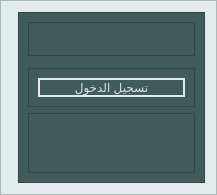
               <widget class="QFrame" name="LoginFrame_2">
                <property name="maximumSize">
                 <size>
                  <width>800</width>
                  <height>550</height>
                 </size>
                </property>
                <property name="styleSheet">
                 <string notr="true">background-color: rgb(226, 236, 237);</string>
                </property>
                <property name="frameShape">
                 <enum>QFrame::StyledPanel</enum>
                </property>
                <property name="frameShadow">
                 <enum>QFrame::Raised</enum>
                </property>
                <layout class="QGridLayout" name="gridLayout_9">
                 <item row="0" column="1">
                  <widget class="QFrame" name="frame_17">
                   <property name="styleSheet">
                    <string notr="true">background-color: rgb(226, 236, 237);</string>
                   </property>
                   <property name="frameShape">
                    <enum>QFrame::StyledPanel</enum>
                   </property>
                   <property name="frameShadow">
                    <enum>QFrame::Raised</enum>
                   </property>
                   <widget class="QLabel" name="label_8">
                    <property name="geometry">
                     <rect>
                      <x>-30</x>
                      <y>0</y>
                      <width>401</width>
                      <height>521</height>
                     </rect>
                    </property>
                    <property name="text">
                     <string/>
                    </property>
                    <property name="pixmap">
                     <pixmap>assets/images/Design_sans_titre-removebg-preview.png</pixmap>
                    </property>
                    <property name="scaledContents">
                     <bool>true</bool>
                    </property>
                   </widget>
                   <widget class="QPushButton" name="SignupButton">
                    <property name="geometry">
                     <rect>
                      <x>80</x>
                      <y>410</y>
                      <width>221</width>
                      <height>40</height>
                     </rect>
                    </property>
                    <property name="maximumSize">
                     <size>
                      <width>16777215</width>
                      <height>40</height>
                     </size>
                    </property>
                    <property name="styleSheet">
                     <string notr="true">QPushButton{
	border-radius:10px;
	color: rgb(255, 255, 255);
	background-color: rgb(64, 91, 90);
	font: 10pt &quot;Imprint MT Shadow&quot;;
}

QPushButton:hover{
	border-radius:10px;
	background-color: rgb(91, 129, 127);
	font: 13pt &quot;Imprint MT Shadow&quot;;
}</string>
                    </property>
                    <property name="text">
                     <string>فتح حساب</string>
                    </property>
                    <property name="shortcut">
                     <string>Return</string>
                    </property>
                   </widget>
                   <widget class="QLabel" name="label_9">
                    <property name="geometry">
                     <rect>
                      <x>110</x>
                      <y>70</y>
                      <width>141</width>
                      <height>40</height>
                     </rect>
                    </property>
                    <property name="maximumSize">
                     <size>
                      <width>16777215</width>
                      <height>40</height>
                     </size>
                    </property>
                    <property name="styleSheet">
                     <string notr="true">font: 18pt &quot;Algerian&quot;;
color: rgb(64, 91, 90);</string>
                    </property>
                    <property name="text">
                     <string>فتح حساب</string>
                    </property>
                   </widget>
                   <widget class="QFrame" name="frame_22">
                    <property name="geometry">
                     <rect>
                      <x>20</x>
                      <y>180</y>
                      <width>330</width>
                      <height>45</height>
                     </rect>
                    </property>
                    <property name="minimumSize">
                     <size>
                      <width>330</width>
                      <height>45</height>
                     </size>
                    </property>
                    <property name="maximumSize">
                     <size>
                      <width>16777215</width>
                      <height>45</height>
                     </size>
                    </property>
                    <property name="styleSheet">
                     <string notr="true">border-radius: 15px;
border:2px solid #c6c6c6;
background-color: rgb(227, 227, 227);
</string>
                    </property>
                    <property name="frameShape">
                     <enum>QFrame::StyledPanel</enum>
                    </property>
                    <property name="frameShadow">
                     <enum>QFrame::Raised</enum>
                    </property>
                    <layout class="QGridLayout" name="gridLayout_37">
                     <item row="0" column="1">
                      <widget class="QLineEdit" name="UserNameLineEdit2">
                       <property name="styleSheet">
                        <string notr="true">border:non;</string>
                       </property>
                       <property name="placeholderText">
                        <string>  اسم المستخدم</string>
                       </property>
                       <property name="clearButtonEnabled">
                        <bool>true</bool>
                       </property>
                      </widget>
                     </item>
                     <item row="0" column="2">
                      <widget class="QToolButton" name="toolButton_8">
                       <property name="minimumSize">
                        <size>
                         <width>30</width>
                         <height>17</height>
                        </size>
                       </property>
                       <property name="styleSheet">
                        <string notr="true">border:none;</string>
                       </property>
                       <property name="text">
                        <string>...</string>
                       </property>
                       <property name="icon">
                        <iconset>
                         <normaloff>assets/Icons/Green/user (3).png</normaloff>assets/Icons/Green/user (3).png</iconset>
                       </property>
                      </widget>
                     </item>
                    </layout>
                   </widget>
                   <widget class="QFrame" name="frame_40">
                    <property name="geometry">
                     <rect>
                      <x>20</x>
                      <y>230</y>
                      <width>330</width>
                      <height>45</height>
                     </rect>
                    </property>
                    <property name="minimumSize">
                     <size>
                      <width>330</width>
                      <height>45</height>
                     </size>
                    </property>
                    <property name="maximumSize">
                     <size>
                      <width>16777215</width>
                      <height>45</height>
                     </size>
                    </property>
                    <property name="styleSheet">
                     <string notr="true">border-radius: 15px;
border:2px solid #c6c6c6;
background-color: rgb(227, 227, 227);
</string>
                    </property>
                    <property name="frameShape">
                     <enum>QFrame::StyledPanel</enum>
                    </property>
                    <property name="frameShadow">
                     <enum>QFrame::Raised</enum>
                    </property>
                    <layout class="QGridLayout" name="gridLayout_38">
                     <item row="0" column="1">
                      <widget class="QLineEdit" name="PasswordLineEdit2">
                       <property name="styleSheet">
                        <string notr="true">border:non;</string>
                       </property>
                       <property name="echoMode">
                        <enum>QLineEdit::Password</enum>
                       </property>
                       <property name="placeholderText">
                        <string>  كلمة السر</string>
                       </property>
                       <property name="clearButtonEnabled">
                        <bool>true</bool>
                       </property>
                      </widget>
                     </item>
                     <item row="0" column="2">
                      <widget class="QToolButton" name="toolButton_19">
                       <property name="minimumSize">
                        <size>
                         <width>30</width>
                         <height>17</height>
                        </size>
                       </property>
                       <property name="styleSheet">
                        <string notr="true">border:none;</string>
                       </property>
                       <property name="text">
                        <string>...</string>
                       </property>
                       <property name="icon">
                        <iconset>
                         <normaloff>assets/Icons/Green/lock (3).png</normaloff>assets/Icons/Green/lock (3).png</iconset>
                       </property>
                      </widget>
                     </item>
                    </layout>
                   </widget>
                   <widget class="QFrame" name="frame_41">
                    <property name="geometry">
                     <rect>
                      <x>20</x>
                      <y>280</y>
                      <width>330</width>
                      <height>45</height>
                     </rect>
                    </property>
                    <property name="minimumSize">
                     <size>
                      <width>330</width>
                      <height>45</height>
                     </size>
                    </property>
                    <property name="maximumSize">
                     <size>
                      <width>16777215</width>
                      <height>45</height>
                     </size>
                    </property>
                    <property name="styleSheet">
                     <string notr="true">border-radius: 15px;
border:2px solid #c6c6c6;
background-color: rgb(227, 227, 227);
</string>
                    </property>
                    <property name="frameShape">
                     <enum>QFrame::StyledPanel</enum>
                    </property>
                    <property name="frameShadow">
                     <enum>QFrame::Raised</enum>
                    </property>
                    <layout class="QGridLayout" name="gridLayout_39">
                     <item row="0" column="1">
                      <widget class="QLineEdit" name="PasswordLineEdit3">
                       <property name="styleSheet">
                        <string notr="true">border:non;</string>
                       </property>
                       <property name="echoMode">
                        <enum>QLineEdit::Password</enum>
                       </property>
                       <property name="placeholderText">
                        <string>  تأكيد كلمة السر</string>
                       </property>
                       <property name="clearButtonEnabled">
                        <bool>true</bool>
                       </property>
                      </widget>
                     </item>
                     <item row="0" column="2">
                      <widget class="QToolButton" name="toolButton_20">
                       <property name="minimumSize">
                        <size>
                         <width>30</width>
                         <height>17</height>
                        </size>
                       </property>
                       <property name="styleSheet">
                        <string notr="true">border:none;</string>
                       </property>
                       <property name="text">
                        <string>...</string>
                       </property>
                       <property name="icon">
                        <iconset>
                         <normaloff>assets/Icons/Green/lock (3).png</normaloff>assets/Icons/Green/lock (3).png</iconset>
                       </property>
                      </widget>
                     </item>
                    </layout>
                   </widget>
                   <widget class="QWidget" name="horizontalLayoutWidget_5">
                    <property name="geometry">
                     <rect>
                      <x>30</x>
                      <y>350</y>
                      <width>311</width>
                      <height>41</height>
                     </rect>
                    </property>
                    <layout class="QHBoxLayout" name="horizontalLayout_7">
                     <item>
                      <widget class="QLabel" name="WrongPwdLabel_5">
                       <property name="maximumSize">
                        <size>
                         <width>16777215</width>
                         <height>20</height>
                        </size>
                       </property>
                       <property name="styleSheet">
                        <string notr="true">color: rgb(170, 0, 0);
font: 9pt &quot;MS Shell Dlg 2&quot;;</string>
                       </property>
                       <property name="text">
                        <string/>
                       </property>
                      </widget>
                     </item>
                     <item>
                      <widget class="QPushButton" name="ClearButton2">
                       <property name="maximumSize">
                        <size>
                         <width>50</width>
                         <height>30</height>
                        </size>
                       </property>
                       <property name="styleSheet">
                        <string notr="true">QPushButton {
	border:none;
	font: italic 8pt &quot;MS Sans Serif&quot;;
	text-decoration: underline;
}
QPushButton:Pressed{
	color: rgb(90, 90, 90);
	text-decoration: underline;
	font: italic 8pt &quot;MS Sans Serif&quot;;
}</string>
                       </property>
                       <property name="text">
                        <string>مسح</string>
                       </property>
                      </widget>
                     </item>
                    </layout>
                   </widget>
                   <widget class="QLabel" name="label_2">
                    <property name="geometry">
                     <rect>
                      <x>194</x>
                      <y>330</y>
                      <width>141</width>
                      <height>20</height>
                     </rect>
                    </property>
                    <property name="styleSheet">
                     <string notr="true">color: rgb(255, 0, 0);</string>
                    </property>
                    <property name="text">
                     <string/>
                    </property>
                   </widget>
                  </widget>
                 </item>
                 <item row="0" column="2">
                  <widget class="QFrame" name="frame_16">
                   <property name="styleSheet">
                    <string notr="true">background-color: rgb(64, 91, 90);</string>
                   </property>
                   <property name="frameShape">
                    <enum>QFrame::StyledPanel</enum>
                   </property>
                   <property name="frameShadow">
                    <enum>QFrame::Raised</enum>
                   </property>
                   <layout class="QGridLayout" name="gridLayout_116">
                    <item row="0" column="0">
                     <widget class="QFrame" name="frame_3">
                      <property name="maximumSize">
                       <size>
                        <width>300</width>
                        <height>250</height>
                       </size>
                      </property>
                      <property name="frameShape">
                       <enum>QFrame::StyledPanel</enum>
                      </property>
                      <property name="frameShadow">
                       <enum>QFrame::Raised</enum>
                      </property>
                      <layout class="QGridLayout" name="gridLayout_5">
                       <item row="0" column="0">
                        <widget class="QLabel" name="label">
                         <property name="text">
                          <string/>
                         </property>
                         <property name="pixmap">
                          <pixmap>assets/images/Design_sans_titre-removebg-preview.png</pixmap>
                         </property>
                         <property name="scaledContents">
                          <bool>true</bool>
                         </property>
                        </widget>
                       </item>
                      </layout>
                     </widget>
                    </item>
                    <item row="2" column="0">
                     <widget class="QFrame" name="frame_104">
                      <property name="maximumSize">
                       <size>
                        <width>16777215</width>
                        <height>60</height>
                       </size>
                      </property>
                      <property name="frameShape">
                       <enum>QFrame::StyledPanel</enum>
                      </property>
                      <property name="frameShadow">
                       <enum>QFrame::Raised</enum>
                      </property>
                      <layout class="QGridLayout" name="gridLayout_120">
                       <item row="0" column="0">
                        <widget class="QPushButton" name="ToSignupButton_2">
                         <property name="maximumSize">
                          <size>
                           <width>200</width>
                           <height>40</height>
                          </size>
                         </property>
                         <property name="styleSheet">
                          <string notr="true">QPushButton{
	border:2px solid #e2eced;
	border-radius: 10px;
	font: 10pt &quot;Imprint MT Shadow&quot;;	
	color: rgb(217, 227, 228);
	background-color: rgb(64, 91, 90);
}
QPushButton:hover{
	border-radius: 10px;
	font: 13pt &quot;Imprint MT Shadow&quot;;
	background-color: rgb(226, 236, 237);
	color: rgb(64, 91, 90);
}
</string>
                         </property>
                         <property name="text">
                          <string>تسجيل الدخول</string>
                         </property>
                        </widget>
                       </item>
                      </layout>
                     </widget>
                    </item>
                    <item row="3" column="0">
                     <widget class="QFrame" name="frame_101">
                      <property name="maximumSize">
                       <size>
                        <width>16777215</width>
                        <height>60</height>
                       </size>
                      </property>
                      <property name="frameShape">
                       <enum>QFrame::StyledPanel</enum>
                      </property>
                      <property name="frameShadow">
                       <enum>QFrame::Raised</enum>
                      </property>
                      <layout class="QGridLayout" name="gridLayout_119">
                       <item row="0" column="3">
                        <widget class="QLabel" name="Fblabel_3">
                         <property name="minimumSize">
                          <size>
                           <width>45</width>
                           <height>45</height>
                          </size>
                         </property>
                         <property name="maximumSize">
                          <size>
                           <width>45</width>
                           <height>45</height>
                          </size>
                         </property>
                         <property name="text">
                          <string/>
                         </property>
                         <property name="pixmap">
                          <pixmap>../Projects/InvenTrack/Icons/facebook (5).png</pixmap>
                         </property>
                         <property name="scaledContents">
                          <bool>true</bool>
                         </property>
                        </widget>
                       </item>
                       <item row="0" column="4">
                        <widget class="QLabel" name="Instalabel_3">
                         <property name="minimumSize">
                          <size>
                           <width>45</width>
                           <height>45</height>
                          </size>
                         </property>
                         <property name="maximumSize">
                          <size>
                           <width>45</width>
                           <height>45</height>
                          </size>
                         </property>
                         <property name="text">
                          <string/>
                         </property>
                         <property name="pixmap">
                          <pixmap>../Projects/InvenTrack/Icons/instagram.png</pixmap>
                         </property>
                         <property name="scaledContents">
                          <bool>true</bool>
                         </property>
                        </widget>
                       </item>
                       <item row="0" column="2">
                        <widget class="QLabel" name="LinkedInlabel_3">
                         <property name="minimumSize">
                          <size>
                           <width>45</width>
                           <height>45</height>
                          </size>
                         </property>
                         <property name="maximumSize">
                          <size>
                           <width>45</width>
                           <height>45</height>
                          </size>
                         </property>
                         <property name="text">
                          <string/>
                         </property>
                         <property name="pixmap">
                          <pixmap>../Projects/InvenTrack/Icons/linkedin (3).png</pixmap>
                         </property>
                         <property name="scaledContents">
                          <bool>true</bool>
                         </property>
                        </widget>
                       </item>
                      </layout>
                     </widget>
                    </item>
                    <item row="1" column="0">
                     <widget class="QFrame" name="frame_6">
                      <property name="maximumSize">
                       <size>
                        <width>16777215</width>
                        <height>50</height>
                       </size>
                      </property>
                      <property name="frameShape">
                       <enum>QFrame::StyledPanel</enum>
                      </property>
                      <property name="frameShadow">
                       <enum>QFrame::Raised</enum>
                      </property>
                      <widget class="QLabel" name="label_87">
                       <property name="geometry">
                        <rect>
                         <x>30</x>
                         <y>10</y>
                         <width>237</width>
                         <height>21</height>
                        </rect>
                       </property>
                       <property name="maximumSize">
                        <size>
                         <width>16777215</width>
                         <height>16777215</height>
                        </size>
                       </property>
                       <property name="styleSheet">
                        <string notr="true">font: 10pt &quot;Imprint MT Shadow&quot;;
color: rgb(226, 236, 237);</string>
                       </property>
                       <property name="text">
                        <string>نرتّب التعليم، لنرتقي بحفظ القرآن..</string>
                       </property>
                      </widget>
                     </widget>
                    </item>
                   </layout>
                  </widget>
                 </item>
                </layout>
               </widget>
